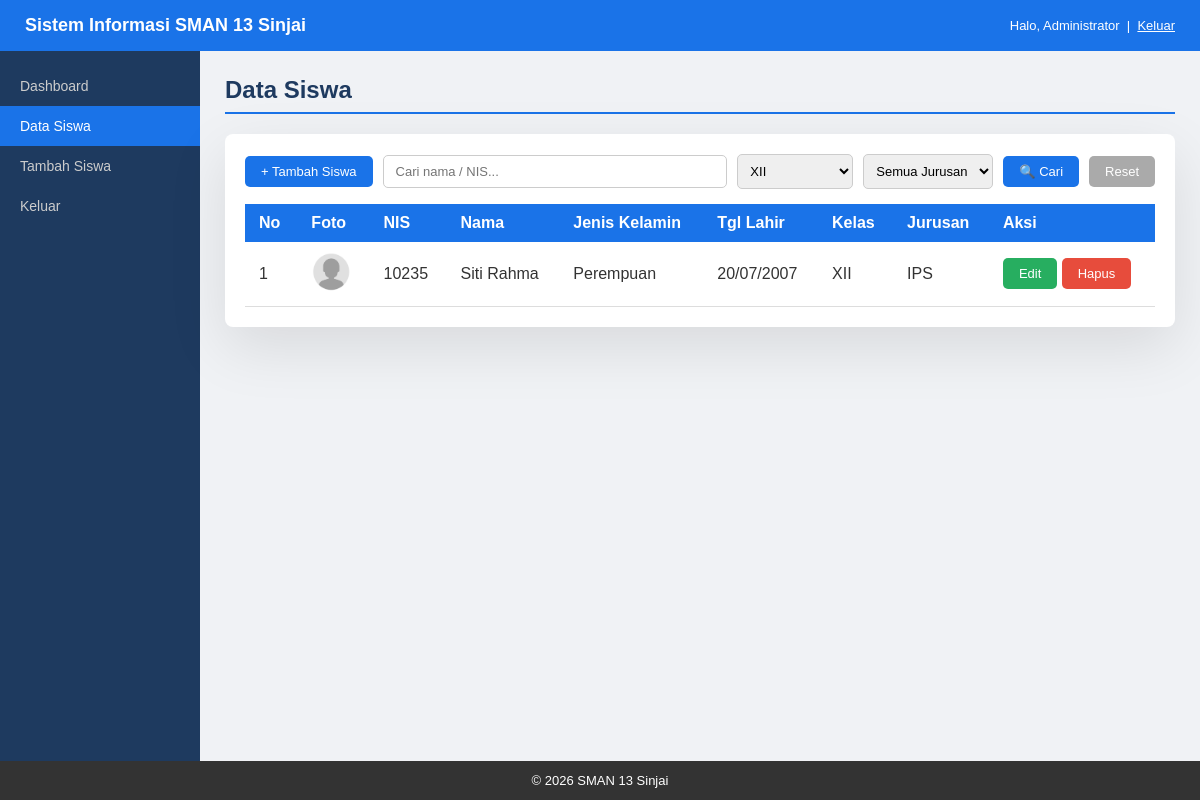
Screenshot of /tabel.php?kelas=XII (signed in) with the database file from the repository.
### tables this page shows
CREATE TABLE siswa (
  id             INT AUTO_INCREMENT PRIMARY KEY,
  nis            VARCHAR(20)          NOT NULL UNIQUE,
  nama           VARCHAR(100)         NOT NULL,
  jenis_kelamin  ENUM('L','P')        NOT NULL,
  tanggal_lahir  DATE,
  kelas          ENUM('X','XI','XII') NOT NULL,
  jurusan        ENUM('IPA','IPS')    NOT NULL,
  foto           VARCHAR(255)         DEFAULT NULL,
  created_at     TIMESTAMP DEFAULT CURRENT_TIMESTAMP,
  updated_at     TIMESTAMP DEFAULT CURRENT_TIMESTAMP ON UPDATE CURRENT_TIMESTAMP
);

### tabel.php (the view, shortened to what this page needs)
<?php
require_once 'koneksi.php';
$cari    = trim($_GET['cari'] ?? '');
$kelas   = $_GET['kelas'] ?? '';
$where  = [];
$params = [];
$tipe   = '';
if ($kelas !== '') {
    $where[]  = "kelas = ?";
    $params[] = $kelas;
    $tipe    .= 's';
}
$sql = "SELECT * FROM siswa" . (count($where) ? " WHERE " . implode(" AND ", $where) : "") . " ORDER BY nama ASC";
$stmt = $conn->prepare($sql);
if ($params) {
    $stmt->bind_param($tipe, ...$params);
}
$stmt->execute();
$result = $stmt->get_result();
require 'header.php';
?>
  <h2>Data Siswa</h2>
  <div class="kartu">
    <form method="GET" action="tabel.php" class="form-filter">
      <a href="form.php" class="tombol tombol-biru">+ Tambah Siswa</a>
      <input type="text" name="cari" value="<?= htmlspecialchars($cari) ?>" placeholder="Cari nama / NIS...">
      <select name="kelas">
        <?php foreach (['X', 'XI', 'XII'] as $k): ?>
          <option <?= $kelas === $k ? 'selected' : '' ?>><?= $k ?></option>
        <?php endforeach; ?>
      </select>
      <select name="jurusan">
        <option value="">Semua Jurusan</option>
      </select>
      <button type="submit" class="tombol tombol-biru">🔍 Cari</button>
      <a href="tabel.php" class="tombol tombol-abu">Reset</a>
    </form>
    <table>
      <thead>
        <tr>
          <th>No</th><th>Foto</th><th>NIS</th><th>Nama</th>
          <th>Jenis Kelamin</th><th>Tgl Lahir</th><th>Kelas</th><th>Jurusan</th><th>Aksi</th>
        </tr>
      </thead>
      <tbody>
        <?php if ($result->num_rows === 0): ?>
          <tr><td colspan="9" class="kosong">Tidak ada data siswa.</td></tr>
        <?php else: ?>
          <?php $no = 1; while ($row = $result->fetch_assoc()): ?>
          <tr>
            <td><?= $no++ ?></td>
            <td><img src="<?= ($row['foto'] && file_exists($row['foto'])) ? htmlspecialchars($row['foto']) : 'resource/foto.png' ?>" class="foto-siswa"></td>
            <td><?= htmlspecialchars($row['nis']) ?></td>
            <td><?= htmlspecialchars($row['nama']) ?></td>
            <td><?= $row['jenis_kelamin'] === 'L' ? 'Laki-laki' : 'Perempuan' ?></td>
            <td><?= $row['tanggal_lahir'] ? date('d/m/Y', strtotime($row['tanggal_lahir'])) : '-' ?></td>
            <td><?= htmlspecialchars($row['kelas']) ?></td>
            <td><?= htmlspecialchars($row['jurusan']) ?></td>
            <td class="kolom-aksi">
              <a href="form.php?id=<?= $row['id'] ?>" class="tombol tombol-hijau">Edit</a>
              <a href="#" class="tombol tombol-merah" onclick="return konfirmasiHapus(<?= $row['id'] ?>, '<?= htmlspecialchars($row['nama'], ENT_QUOTES) ?>')">Hapus</a>
            </td>
          </tr>
          <?php endwhile; ?>
        <?php endif; ?>
      </tbody>
    </table>
  </div>
<?php require 'footer.php'; ?>

### css/style.css (style rules this page uses)
body { font-family: Arial, sans-serif; margin: 0; padding: 0; background-color: #f0f2f5; color: #333; }
.konten h2 { margin-top: 0; color: #1e3a5f; border-bottom: 2px solid #1a73e8; padding-bottom: 8px; }
.kartu { background-color: white; border-radius: 8px; padding: 20px; box-shadow: 0 20px 60px rgba(0,0,0,0.1); }
table { width: 100%; border-collapse: collapse; margin-top: 15px; }
th { background-color: #1a73e8; color: white; padding: 10px 14px; text-align: left; }
td { padding: 10px 14px; border-bottom: 1px solid #ddd; }
.foto-siswa { width: 40px; height: 40px; border-radius: 50%; object-fit: cover; }
.tombol { display: inline-block; padding: 8px 16px; border-radius: 5px; text-decoration: none; font-size: 13px; cursor: pointer; border: none; font-family: Arial, sans-serif; }
.tombol-biru { background-color: #1a73e8; color: white; }
.tombol-hijau { background-color: #27ae60; color: white; }
.tombol-merah { background-color: #e74c3c; color: white; }
.tombol-abu { background-color: #aaa; color: white; }
.form-filter { display: flex; gap: 10px; margin-bottom: 15px; flex-wrap: wrap; align-items: center; }
.form-filter input[type="text"] { padding: 8px 12px; border: 1px solid #ccc; border-radius: 5px; font-size: 13px; flex: 1; min-width: 150px; }
.form-filter select { padding: 8px; border: 1px solid #ccc; border-radius: 5px; font-size: 13px; }
.kolom-aksi { white-space: nowrap; }

### rows the page displays
siswa: nis "10235", nama "Siti Rahma", jenis_kelamin "Perempuan", tanggal_lahir "20/07/2007", kelas "XII", jurusan "IPS"

### other values shown
getNamaUser() "Administrator"
form field kelas "XII"
